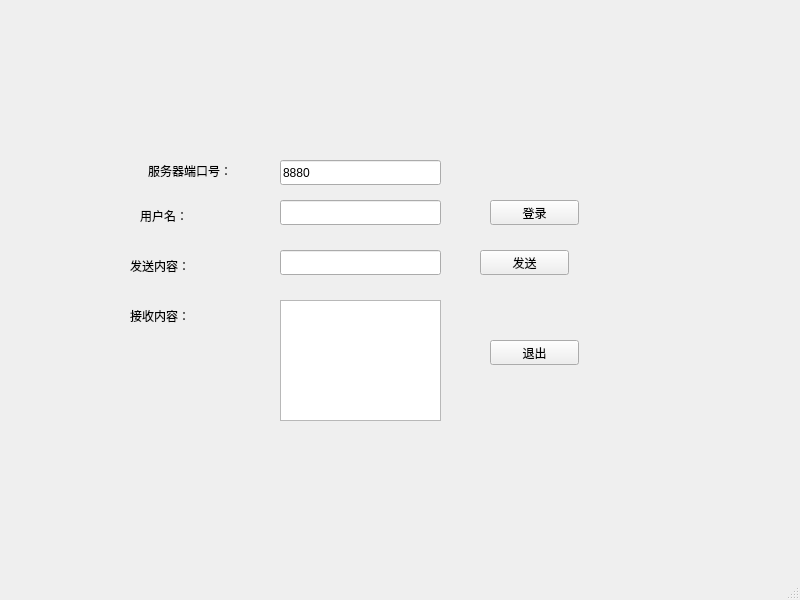
<?xml version="1.0" encoding="UTF-8"?>
<ui version="4.0">
 <class>ClientWin</class>
 <widget class="QMainWindow" name="ClientWin">
  <property name="geometry">
   <rect>
    <x>0</x>
    <y>0</y>
    <width>800</width>
    <height>600</height>
   </rect>
  </property>
  <property name="windowTitle">
   <string>MainWindow</string>
  </property>
  <widget class="QWidget" name="centralwidget">
   <widget class="QLabel" name="label_2">
    <property name="geometry">
     <rect>
      <x>130</x>
      <y>300</y>
      <width>111</width>
      <height>31</height>
     </rect>
    </property>
    <property name="text">
     <string>接收内容：</string>
    </property>
   </widget>
   <widget class="QLabel" name="label">
    <property name="geometry">
     <rect>
      <x>148</x>
      <y>155</y>
      <width>111</width>
      <height>31</height>
     </rect>
    </property>
    <property name="text">
     <string>服务器端口号：</string>
    </property>
   </widget>
   <widget class="QTextEdit" name="textEdit">
    <property name="geometry">
     <rect>
      <x>280</x>
      <y>300</y>
      <width>161</width>
      <height>121</height>
     </rect>
    </property>
   </widget>
   <widget class="QLineEdit" name="lineEdit">
    <property name="geometry">
     <rect>
      <x>280</x>
      <y>160</y>
      <width>161</width>
      <height>25</height>
     </rect>
    </property>
    <property name="text">
     <string>8880</string>
    </property>
   </widget>
   <widget class="QPushButton" name="pushButton">
    <property name="geometry">
     <rect>
      <x>480</x>
      <y>250</y>
      <width>89</width>
      <height>25</height>
     </rect>
    </property>
    <property name="text">
     <string>发送</string>
    </property>
   </widget>
   <widget class="QPushButton" name="pushButton_2">
    <property name="geometry">
     <rect>
      <x>490</x>
      <y>340</y>
      <width>89</width>
      <height>25</height>
     </rect>
    </property>
    <property name="text">
     <string>退出</string>
    </property>
   </widget>
   <widget class="QLabel" name="label_3">
    <property name="geometry">
     <rect>
      <x>140</x>
      <y>200</y>
      <width>111</width>
      <height>31</height>
     </rect>
    </property>
    <property name="text">
     <string>用户名：</string>
    </property>
   </widget>
   <widget class="QLineEdit" name="lineEdit_2">
    <property name="geometry">
     <rect>
      <x>280</x>
      <y>200</y>
      <width>161</width>
      <height>25</height>
     </rect>
    </property>
   </widget>
   <widget class="QPushButton" name="pushButton_3">
    <property name="geometry">
     <rect>
      <x>490</x>
      <y>200</y>
      <width>89</width>
      <height>25</height>
     </rect>
    </property>
    <property name="text">
     <string>登录</string>
    </property>
   </widget>
   <widget class="QLabel" name="label_4">
    <property name="geometry">
     <rect>
      <x>130</x>
      <y>250</y>
      <width>111</width>
      <height>31</height>
     </rect>
    </property>
    <property name="text">
     <string>发送内容：</string>
    </property>
   </widget>
   <widget class="QLineEdit" name="lineEdit_3">
    <property name="geometry">
     <rect>
      <x>280</x>
      <y>250</y>
      <width>161</width>
      <height>25</height>
     </rect>
    </property>
   </widget>
  </widget>
  <widget class="QMenuBar" name="menubar">
   <property name="geometry">
    <rect>
     <x>0</x>
     <y>0</y>
     <width>800</width>
     <height>28</height>
    </rect>
   </property>
  </widget>
  <widget class="QStatusBar" name="statusbar"/>
 </widget>
 <resources/>
 <connections/>
</ui>
